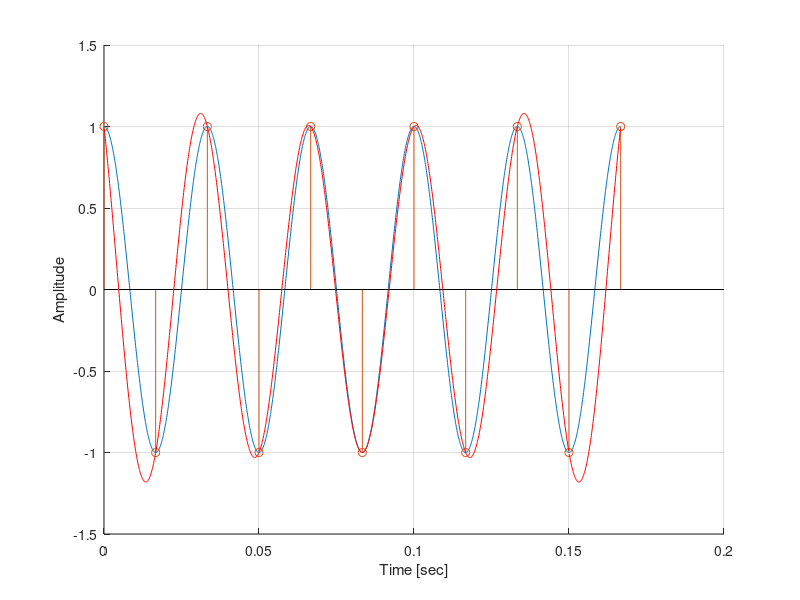
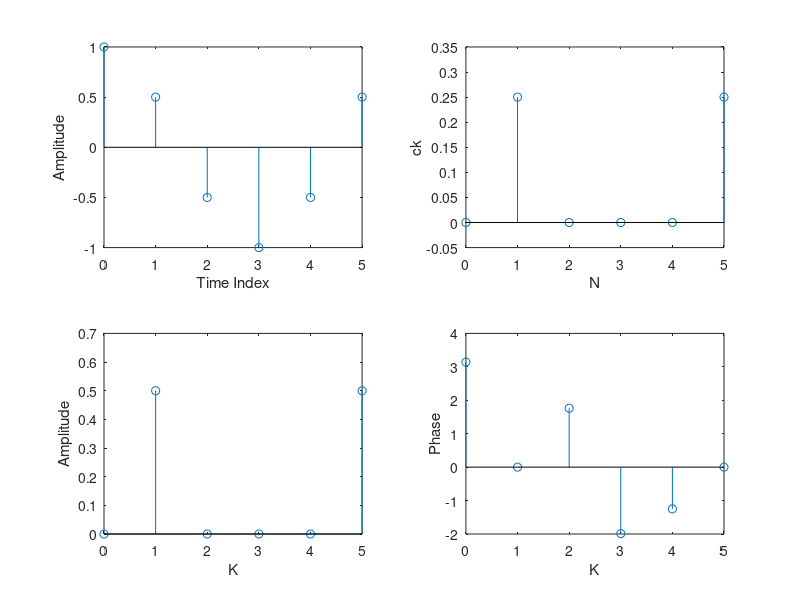

Source code (MATLAB) for these figures, in order:

%% Sampling and reconstruction demo
clear,clc,close all;

%% Parameters
F = 30;     % frequency of signal [Hz]
Fs = 2*F;   % sampling rate [Hz]
Ts = 1/Fs;  % sampling period [sec]

%% Generate "continuous time" signal and discrete time signal
tc = 0:1e-4:5/F;        % CT axis
xc = cos(2*pi*F*tc);    % CT signal
td = 0:Ts:5/F;          % DT axis
xd = cos(2*pi*F*td);    % DT signal
N = length(td);         % number of samples

%% Reconstruction by using the formula:
% xr(t) = sum over n=0,...,N-1: x(nT)*sin(pi*(t-nT)/T)/(pi*(t-nT)/T)
% Note that sin(pi*(t-nT)/T)/(pi*(t-nT)/T) = sinc((t-nT)/T)
% sinc(x) = sin(pi*x)/(pi*x) according to MATLAB
xr = zeros(size(tc));
sinc_train = zeros(N,length(tc));
for t = 1:length(tc)
    for n = 0:N-1
        sinc_train(n+1,:) = sin(pi*(tc-n*Ts)/Ts)./(pi*(tc-n*Ts)/Ts);
        xr(t) = xr(t) + xd(n+1)*sin(pi*(tc(t)-n*Ts)/Ts)/(pi*(tc(t)-n*Ts)/Ts);
        
    end
end

%% Plot the results
figure
hold on
grid on
plot(tc,xc)
stem(td,xd)
plot(tc,xr, 'r')
xlabel('Time [sec]')
ylabel('Amplitude')

%% Sinc train visualization    
figure
hold on
grid on
plot(tc,xd'.*sinc_train)
stem(td,xd)
plot(tc,xc,'r', 'LineWidth',2)
xlabel('Time [sec]')
ylabel('Amplitude')


%%%%%%%%%%%%%%%%%%%%%%%%%%%%%%%%%%%%%%%%%%%%%%%%%%%%%%%%%%%%%%%%%%%%%%%%%%%%%%%%%%%%%%%%
%%%%%%%%%%%%%%%%%%%%%%%%%%%%%%%%%%%%%%%%%%%%%%%%%%%%%%%%%%%%%%%%%%%%%%%%%%%%%%%%%%%%%%%%


%program to find the DFT/IDFT of a sequence without using the inbuilt functions
close all;
clear all;
N=6;
n=0:N-1;
xn=cos((pi*n)/3);
ck=zeros(1,N);

for k=0:N-1
    for n=0:N-1
        ck(k+1)=ck(k+1)+(xn(n+1)*exp((-i)*2*pi*k*n/N));
    end
end

ck=ck./N;

% Signal plot
Nn=0:N-1;
subplot(221);
stem(Nn,xn);
ylabel ('Amplitude');
xlabel ('Time Index');

% Power Spectrum
subplot(222);
stem(Nn,ck.*ck);
ylabel ('ck');
xlabel ('N');

% Find the magnitudes of individual DFT points
k=0:1:N-1;
magnitude=abs(ck);
subplot(223);
stem(k,magnitude);
ylabel ('Amplitude');
xlabel ('K');

% Find the phases of individual DFT points
phase=angle(ck);
subplot(224);
stem(k,phase);
ylabel ('Phase');
xlabel ('K');

%%%%%%%%%%%%%%%%%%%%%%%%%%%%%%%%%%%%%%%%%%%%%%%%%%%%%%%%%%%%%%%%%%%%%%%%%%%%
%%%%%%%%%%%%%%%%%%%%%%%%%%%%%%%%%%%%%%%%%%%%%%%%%%%%%%%%%%%%%%%%%%%%%%%%%%%%
%Homework
%1. Discrete Fourier Series (Synthesis equation)
%2. Discrete Fourier Transform (DFT)
%3. Inverse Discrete Fourier Transform (IDFT)
%4. DFT as linear combination
%5. Circular Convolution

